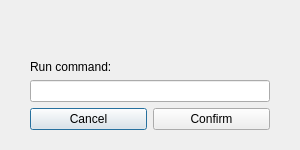
<?xml version="1.0" encoding="UTF-8"?>
<ui version="4.0">
 <class>RunDialog</class>
 <widget class="QDialog" name="RunDialog">
  <property name="geometry">
   <rect>
    <x>0</x>
    <y>0</y>
    <width>300</width>
    <height>150</height>
   </rect>
  </property>
  <property name="windowTitle">
   <string>Dialog</string>
  </property>
  <layout class="QVBoxLayout" name="verticalLayout">
   <property name="leftMargin">
    <number>30</number>
   </property>
   <property name="topMargin">
    <number>30</number>
   </property>
   <property name="rightMargin">
    <number>30</number>
   </property>
   <property name="bottomMargin">
    <number>20</number>
   </property>
   <item>
    <widget class="QLabel" name="label">
     <property name="text">
      <string>Run command:</string>
     </property>
     <property name="alignment">
      <set>Qt::AlignBottom|Qt::AlignLeading|Qt::AlignLeft</set>
     </property>
    </widget>
   </item>
   <item>
    <widget class="QLineEdit" name="commandEdit"/>
   </item>
   <item>
    <layout class="QHBoxLayout" name="horizontalLayout">
     <item>
      <widget class="QPushButton" name="cancelButton">
       <property name="text">
        <string>Cancel</string>
       </property>
      </widget>
     </item>
     <item>
      <widget class="QPushButton" name="confirmButton">
       <property name="text">
        <string>Confirm</string>
       </property>
      </widget>
     </item>
    </layout>
   </item>
  </layout>
 </widget>
 <resources/>
 <connections/>
</ui>
